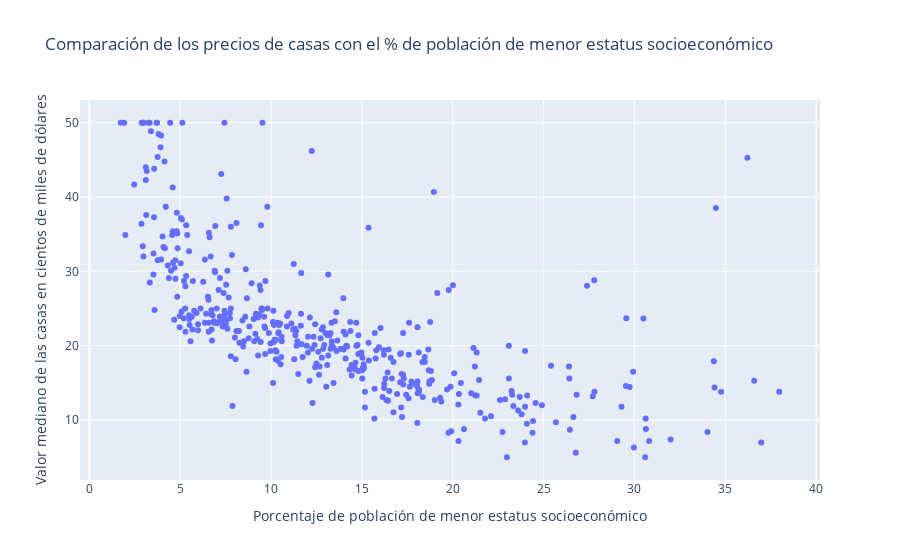

Notebook code for this chart:
### Markdown cell above
El 50% de las casas del dataset tienen hasta un precio de 21.2 cientos de miles de dolares. El 25% de las casas del dataset tienen hasta un precio de 16.15 cientos de miles de dolares. El 75% de las casas del dataset tienen hasta un precio de 25.6 cientos de miles de dolares.

### Code cell
fig = px.scatter(x=X_train_imputado_df['LSTAT'], y=y_train_df['MEDV'], 
                title='Comparación de los precios de casas con el % de población de menor estatus socioeconómico'
                , labels={'x':'Porcentaje de población de menor estatus socioeconómico',
                            'y':'Valor mediano de las casas en cientos de miles de dólares'})
fig.show()

### Figure 1 — Plotly figure (JSON) as saved in the notebook; plotly's stock layout.template omitted (floating-point values rounded to 4 significant figures; data arrays with more than 128 entries replaced by an {"elided": "..."} marker saying what was removed)
{"data": [{"hovertemplate": "Porcentaje de población de menor estatus socioeconómico=%{x}<br>Valor mediano de las casas en cientos de miles de dólares=%{y}<extra></extra>", "legendgroup": "", "marker": {"color": "#636efa", "symbol": "circle"}, "mode": "markers", "name": "", "orientation": "v", "showlegend": false, "type": "scatter", "x": {"elided": "428 float values"}, "xaxis": "x", "y": {"elided": "428 float values"}, "yaxis": "y"}], "layout": {"legend": {"tracegroupgap": 0}, "title": {"text": "Comparación de los precios de casas con el % de población de menor estatus socioeconómico"}, "xaxis": {"anchor": "y", "domain": [0, 1], "title": {"text": "Porcentaje de población de menor estatus socioeconómico"}}, "yaxis": {"anchor": "x", "domain": [0, 1], "title": {"text": "Valor mediano de las casas en cientos de miles de dólares"}}}}
